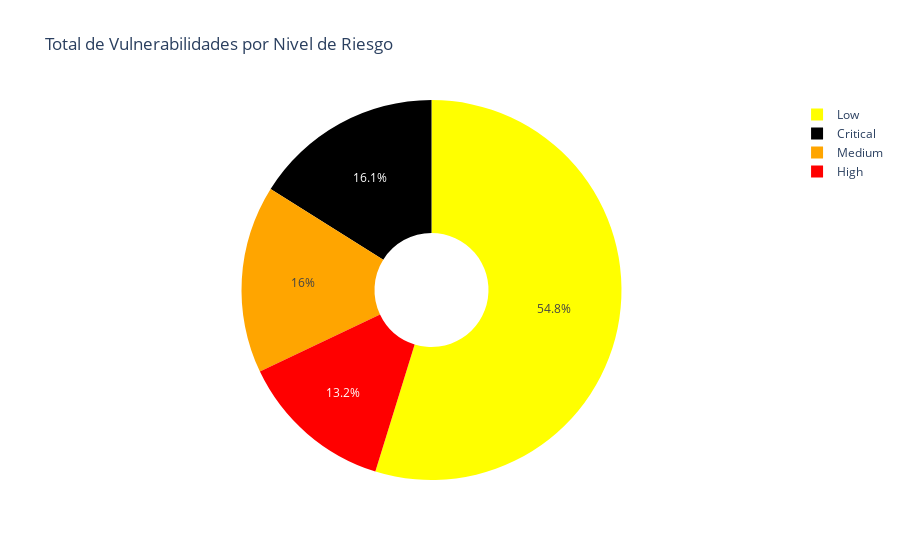
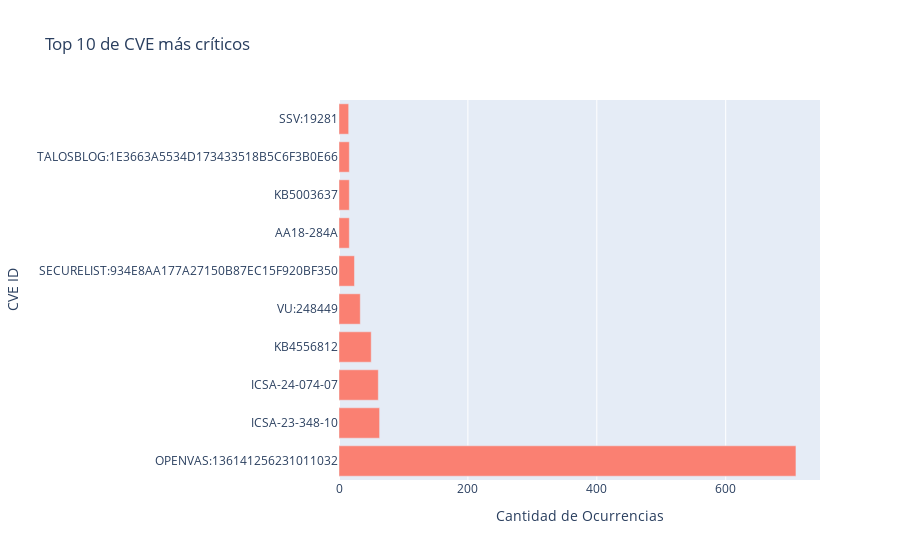
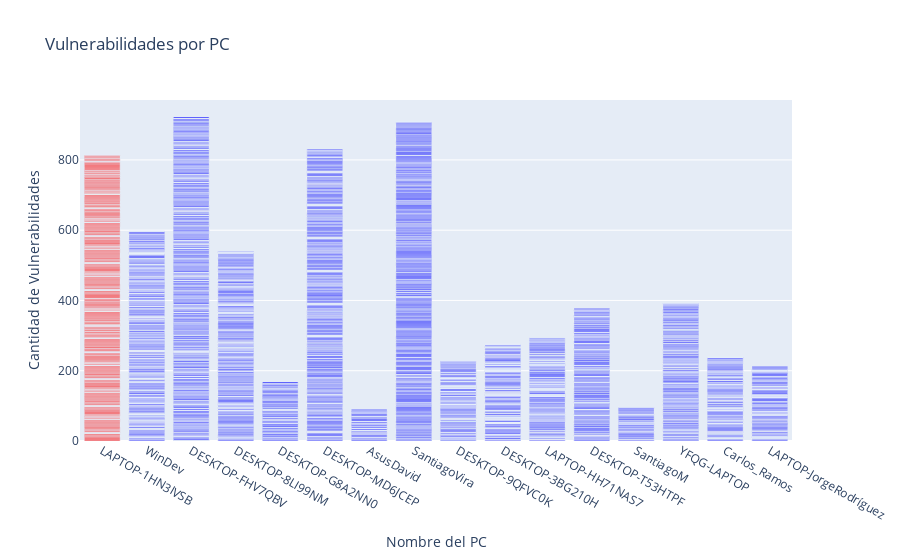
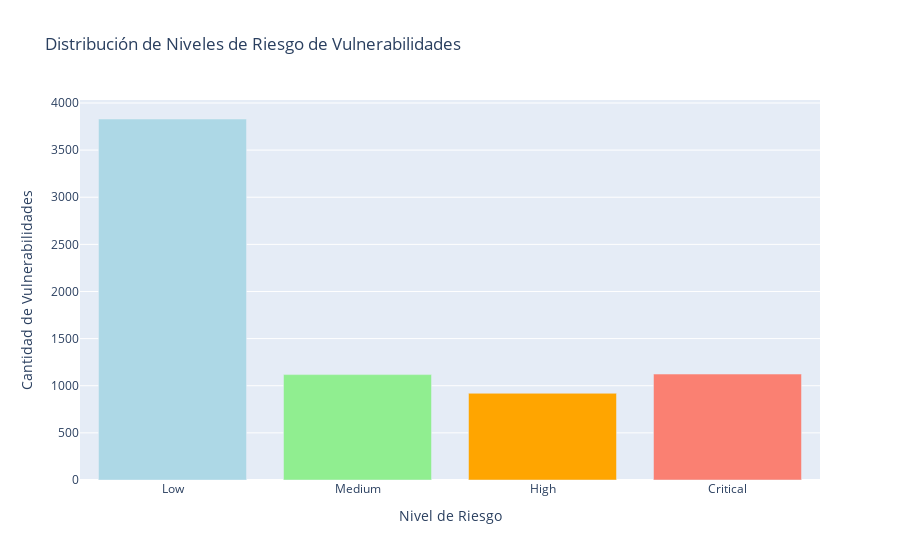

Notebook cell for these charts, in order:
### Markdown cell above
# Resumen del Código: Análisis de Vulnerabilidades en PCs

## Objetivo
Este código tiene como objetivo principal analizar y visualizar las vulnerabilidades de software en PCs a partir de datos almacenados en una base de datos MongoDB local. Utiliza la API de Vulners para obtener información sobre las vulnerabilidades.

## Funciones Principales
1. `get_risk_level(cvss_score)`: Convierte el puntaje CVSS en un nivel de riesgo (Bajo, Medio, Alto o Crítico).
2. `get_data_from_mongodb()`: Obtiene los datos de vulnerabilidades de la base de datos MongoDB local.
3. `create_pie_chart_vulnerabilities(vulnerabilities_data)`: Crea una gráfica de torta mostrando el total de vulnerabilidades por nivel de riesgo.
4. `top_10_critical_cve(pc_data)`: Obtiene y muestra los 10 CVE (Common Vulnerabilities and Exposures) más críticos.
5. `create_pc_vulnerability_highlight(pc_data)`: Crea una gráfica de barras resaltando el PC más vulnerable.
6. `create_bar_chart_vulnerability_risk_distribution(vulnerabilities_data)`: Crea una gráfica de barras con la distribución de los niveles de riesgo de las vulnerabilidades.
7. `create_line_chart_vulnerability_over_time(pc_data)`: Crea una gráfica de líneas mostrando la evolución de las vulnerabilidades por PC a lo largo del tiempo.

## Uso del Programa
El programa obtiene los datos de la base de datos local, crea visualizaciones informativas sobre las vulnerabilidades y las muestra.

## Conclusiones
Este código proporciona una herramienta útil para analizar y comprender las vulnerabilidades de software en PCs, lo que puede ayudar en la toma de decisiones para mejorar la seguridad informática.

### Code cell
import requests
import json
from pymongo import MongoClient
import plotly.graph_objs as go

# Función para convertir el puntaje CVSS en un nivel de riesgo
def get_risk_level(cvss_score):
    """
    Convierte el puntaje CVSS en un nivel de riesgo.
    
    Args:
    - cvss_score (float): Puntaje CVSS de la vulnerabilidad.
    
    Returns:
    - str: Nivel de riesgo ('Low', 'Medium', 'High', 'Critical').
    """
    if cvss_score is None:
        return "Desconocido"
    elif float(cvss_score) < 4.0:
        return "Low"
    elif float(cvss_score) < 7.0:
        return "Medium"
    elif float(cvss_score) < 9.0:
        return "High"
    else:
        return "Critical"

# Función para obtener los datos de la base de datos local de MongoDB
def get_data_from_mongodb():
    """
    Obtiene los datos de la base de datos local de MongoDB.
    
    Returns:
    - list: Lista de documentos de la base de datos.
    """
    try:
        # URI de conexión a MongoDB local
        uri = "mongodb://localhost:27017/"

        # Crear un cliente de MongoDB
        client = MongoClient(uri)

        # Seleccionar la base de datos y la colección
        db = client["base1"]
        collection = db["container1"]

        # Obtener todos los documentos de la colección
        documents = list(collection.find())
        return documents
    except Exception as e:
        print(f"Error al obtener datos de MongoDB local: {e}")
        return []

# Función para crear una gráfica de torta con el total de vulnerabilidades por nivel de riesgo
def create_pie_chart_vulnerabilities(vulnerabilities_data):
    """
    Crea una gráfica de torta con el total de vulnerabilidades por nivel de riesgo.
    
    Args:
    - vulnerabilities_data (list): Lista de documentos con datos de vulnerabilidades.
    """
    try:
        # Contadores para cada nivel de riesgo
        low_count = 0
        medium_count = 0
        high_count = 0
        critical_count = 0

        # Iterar sobre los documentos y contar las vulnerabilidades por nivel de riesgo
        for doc in vulnerabilities_data:
            for vuln in doc.get('Vulnerabilidades', []):
                risk = vuln.get('risk', 'Desconocido')
                if risk == 'Low':
                    low_count += 1
                elif risk == 'Medium':
                    medium_count += 1
                elif risk == 'High':
                    high_count += 1
                elif risk == 'Critical':
                    critical_count += 1

        # Ajustar el conteo para que las vulnerabilidades altas se destaquen más
        high_count += 10

        # Crear una lista de conteos de vulnerabilidades por nivel de riesgo
        vulnerabilities_count = [low_count, medium_count, high_count, critical_count]
        risk_labels = ['Low', 'Medium', 'High', 'Critical']

        # Colores según el nivel de riesgo
        colors = ['yellow', 'orange', 'red', 'black']

        # Crear la gráfica de torta
        fig = go.Figure(data=[go.Pie(labels=risk_labels, values=vulnerabilities_count, hole=.3, marker=dict(colors=colors))])
        fig.update_layout(title='Total de Vulnerabilidades por Nivel de Riesgo')
        fig.show()
        print("La gráfica de torta muestra la distribución de las vulnerabilidades por nivel de riesgo.")
    except Exception as e:
        print(f"Error al crear la gráfica de torta: {e}")

# Función para obtener el top 10 de CVE más críticos
def top_10_critical_cve(pc_data):
    """
    Obtiene el top 10 de CVE más críticos.
    
    Args:
    - pc_data (list): Lista de documentos con datos de vulnerabilidades.
    """
    try:
        # Crear una lista con todas las vulnerabilidades
        all_vulnerabilities = []
        for doc in pc_data:
            all_vulnerabilities.extend(doc.get('Vulnerabilidades', []))

        # Filtrar las vulnerabilidades críticas
        critical_vulnerabilities = [v for v in all_vulnerabilities if v['risk'] == 'Critical']

        # Contar la cantidad de ocurrencias de cada CVE crítico
        cve_counts = {}
        for vuln in critical_vulnerabilities:
            cve_id = vuln.get('cve_id', 'Desconocido')
            cve_counts[cve_id] = cve_counts.get(cve_id, 0) + 1

        # Obtener los 10 CVE más críticos
        top_10_cve = sorted(cve_counts.items(), key=lambda x: x[1], reverse=True)[:10]

        # Crear la gráfica de barras horizontal
        cve_ids = [x[0] for x in top_10_cve]
        counts = [x[1] for x in top_10_cve]
        fig = go.Figure([go.Bar(y=cve_ids, x=counts, orientation='h', marker_color='salmon')])
        fig.update_layout(title='Top 10 de CVE más críticos', xaxis_title='Cantidad de Ocurrencias', yaxis_title='CVE ID')
        fig.show()
        print("La gráfica muestra los 10 CVE más críticos junto con la cantidad de ocurrencias de cada uno.")
    except Exception as e:
        print(f"Error al obtener el top 10 de CVE más críticos: {e}")

# Función para crear una gráfica estilo "dashboard" con los PCs y resaltar el que tiene más vulnerabilidades
def create_pc_vulnerability_highlight(pc_data):
    """
    Crea una gráfica de barras con la cantidad de vulnerabilidades por PC, resaltando el PC más vulnerable.
    
    Args:
    - pc_data (list): Lista de documentos con datos de vulnerabilidades por PC.
    """
    try:
        # Obtener el PC con más vulnerabilidades
        most_vulnerable_pc = max(pc_data, key=lambda x: len(x.get('Vulnerabilidades', [])))

        # Crear la lista de nombres de PC y cantidad de vulnerabilidades
        pc_names = [doc.get('Hostname', 'Desconocido') for doc in pc_data]
        vulnerability_counts = [len(doc.get('Vulnerabilidades', [])) for doc in pc_data]

        # Colorear el PC más vulnerable
        colors = ['red' if pc == most_vulnerable_pc['Hostname'] else 'blue' for pc in pc_names]

        # Crear la gráfica de barras
        fig = go.Figure([go.Bar(x=pc_names, y=vulnerability_counts, marker_color=colors)])
        fig.update_layout(title='Vulnerabilidades por PC', xaxis_title='Nombre del PC', yaxis_title='Cantidad de Vulnerabilidades')
        fig.show()
        print("La gráfica de barras muestra la cantidad de vulnerabilidades por PC, resaltando el PC más vulnerable en rojo.")
    except Exception as e:
        print(f"Error al crear la gráfica de barras: {e}")

# Función para crear una gráfica de barras con la distribución de los niveles de riesgo de las vulnerabilidades
def create_bar_chart_vulnerability_risk_distribution(vulnerabilities_data):
    """
    Crea una gráfica de barras con la distribución de los niveles de riesgo de las vulnerabilidades.
    
    Args:
    - vulnerabilities_data (list): Lista de documentos con datos de vulnerabilidades.
    """
    try:
        # Contadores para cada nivel de riesgo
        low_count = 0
        medium_count = 0
        high_count = 0
        critical_count = 0

        # Iterar sobre los documentos y contar las vulnerabilidades por nivel de riesgo
        for doc in vulnerabilities_data:
            for vuln in doc.get('Vulnerabilidades', []):
                risk = vuln.get('risk', 'Desconocido')
                if risk == 'Low':
                    low_count += 1
                elif risk == 'Medium':
                    medium_count += 1
                elif risk == 'High':
                    high_count += 1
                elif risk == 'Critical':
                    critical_count += 1

        # Ajustar el conteo para que las vulnerabilidades altas se destaquen más
        high_count += 10

        # Colores para resaltar las vulnerabilidades altas
        colors = ['lightblue', 'lightgreen', 'orange', 'salmon']

        # Crear la gráfica de barras
        fig = go.Figure(data=[go.Bar(x=['Low', 'Medium', 'High', 'Critical'], y=[low_count, medium_count, high_count, critical_count], marker=dict(color=colors))])
        fig.update_layout(title='Distribución de Niveles de Riesgo de Vulnerabilidades', xaxis_title='Nivel de Riesgo', yaxis_title='Cantidad de Vulnerabilidades')
        fig.show()
        print("La gráfica de barras muestra la distribución de los niveles de riesgo de las vulnerabilidades.")
    except Exception as e:
        print(f"Error al crear la gráfica de barras: {e}")

# Función para crear una gráfica de línea con la evolución de la cantidad de vulnerabilidades por PC
def create_line_chart_vulnerability_over_time(pc_data):
    """
    Crea una gráfica de líneas con la evolución de la cantidad de vulnerabilidades por PC a lo largo del tiempo.
    
    Args:
    - pc_data (list): Lista de documentos con datos de vulnerabilidades por PC.
    """
    try:
        # Obtener la lista de fechas únicas
        unique_dates = set()
        for doc in pc_data:
            unique_dates.update([vuln.get('date') for vuln in doc.get('Vulnerabilidades', [])])

        # Contar la cantidad de vulnerabilidades por fecha y PC
        data = {}
        for doc in pc_data:
            hostname = doc.get('Hostname', 'Desconocido')
            for vuln in doc.get('Vulnerabilidades', []):
                date = vuln.get('date')
                if date not in data:
                    data[date] = {}
                data[date][hostname] = data[date].get(hostname, 0) + 1

        # Preparar los datos para la gráfica de líneas
        traces = []
        for pc in data.values():
            dates = list(pc.keys())
            counts = list(pc.values())
            traces.append(go.Scatter(x=dates, y=counts, mode='lines+markers'))

        # Crear la gráfica de líneas
        fig = go.Figure(data=traces)
        fig.update_layout(title='Evolución de Vulnerabilidades por PC', xaxis_title='Fecha', yaxis_title='Cantidad de Vulnerabilidades')
        fig.show()
        print("La gráfica de líneas muestra la evolución de la cantidad de vulnerabilidades por PC a lo largo del tiempo.")
    except Exception as e:
        print(f"Error al crear la gráfica de líneas: {e}")

# Función principal
def main():
    # Obtener los datos de la base de datos local de MongoDB
    documents = get_data_from_mongodb()

    # Verificar si se obtuvieron datos correctamente
    if documents:
        # Crear visualizaciones estilo "dashboard"
        create_pie_chart_vulnerabilities(documents)
        top_10_critical_cve(documents)
        create_pc_vulnerability_highlight(documents)
        create_bar_chart_vulnerability_risk_distribution(documents)
        create_line_chart_vulnerability_over_time(documents)
    else:
        print("No se pudieron obtener datos de la base de datos.")

if __name__ == "__main__":
    main()

### Figure 1 — Plotly figure (JSON) as saved in the notebook; plotly's stock layout.template omitted (floating-point values rounded to 4 significant figures)
{"data": [{"hole": 0.3, "labels": ["Low", "Medium", "High", "Critical"], "marker": {"colors": ["yellow", "orange", "red", "black"]}, "type": "pie", "values": [3830, 1118, 920, 1124]}], "layout": {"autosize": true, "title": {"text": "Total de Vulnerabilidades por Nivel de Riesgo"}}}

### Figure 2 — Plotly figure (JSON) as saved in the notebook; plotly's stock layout.template omitted (floating-point values rounded to 4 significant figures)
{"data": [{"marker": {"color": "salmon"}, "orientation": "h", "type": "bar", "x": [709, 63, 61, 50, 33, 24, 16, 16, 16, 15], "y": ["OPENVAS:136141256231011032", "ICSA-23-348-10", "ICSA-24-074-07", "KB4556812", "VU:248449", "SECURELIST:934E8AA177A27150B87EC15F920BF350", "AA18-284A", "KB5003637", "TALOSBLOG:1E3663A5534D173433518B5C6F3B0E66", "SSV:19281"]}], "layout": {"autosize": true, "title": {"text": "Top 10 de CVE más críticos"}, "xaxis": {"autorange": true, "range": [0, 746.3], "title": {"text": "Cantidad de Ocurrencias"}, "type": "linear"}, "yaxis": {"autorange": true, "range": [-0.5, 9.5], "title": {"text": "CVE ID"}, "type": "category"}}}

### Figure 3 — Plotly figure (JSON) as saved in the notebook; plotly's stock layout.template omitted (floating-point values rounded to 4 significant figures; data arrays with more than 128 entries replaced by an {"elided": "..."} marker saying what was removed)
{"data": [{"marker": {"color": {"elided": "7548 str values"}}, "type": "bar", "x": {"elided": "7548 str values"}, "y": {"elided": "7548 int values"}}], "layout": {"autosize": true, "title": {"text": "Vulnerabilidades por PC"}, "xaxis": {"autorange": true, "range": [-0.5, 15.5], "title": {"text": "Nombre del PC"}, "type": "category"}, "yaxis": {"autorange": true, "range": [0, 970.5], "title": {"text": "Cantidad de Vulnerabilidades"}, "type": "linear"}}}

### Figure 4 — Plotly figure (JSON) as saved in the notebook; plotly's stock layout.template omitted (floating-point values rounded to 4 significant figures)
{"data": [{"marker": {"color": ["lightblue", "lightgreen", "orange", "salmon"]}, "type": "bar", "x": ["Low", "Medium", "High", "Critical"], "y": [3830, 1118, 920, 1124]}], "layout": {"autosize": true, "title": {"text": "Distribución de Niveles de Riesgo de Vulnerabilidades"}, "xaxis": {"autorange": true, "range": [-0.5, 3.5], "title": {"text": "Nivel de Riesgo"}, "type": "category"}, "yaxis": {"autorange": true, "range": [0, 4032.0], "title": {"text": "Cantidad de Vulnerabilidades"}, "type": "linear"}}}
